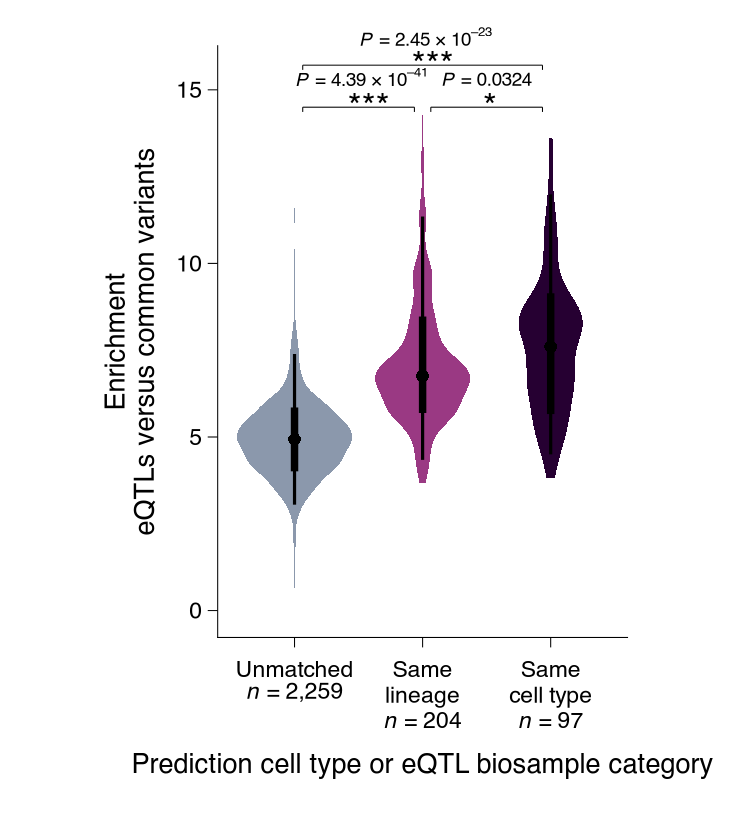

Write R code to recreate this figure.
# Fig 5b — enrichment of eQTLs in scE2G-Multiome predictions when the prediction cell type is unmatched,
# in the same lineage or the same cell type as the eQTL biosample. Violins with a ggdist-style point
# interval and stacked comparison brackets.
#
# Measured from the published vector panel (Fig. 5 is printed at 95 %; sizes here are the 100 % design
# values, i.e. measured / 0.95):
#   panel   : 34.7 x 50.1 mm; y 0-15.5 with the default 5 % expansion, breaks every 5; x slots 1-3 with the
#             default 0.6 discrete padding, ticks but no tick labels (labels are drawn as three text rows);
#   violins : fills #8B98AC / #9A3983 / #260032, no outline; outlines digitised to figures/data/fig5b_violins.csv;
#   interval: black; 95 % line 0.77 pt, 66 % line 1.79 pt, median dot 3.05 pt (values digitised below);
#   brackets: 0.25 pt black with 1.1 pt down-ticks; stars 8.5 pt below, P values 4.5 pt above (plotmath superscripts for the exponents).
#
#   Rscript figures/fig5b_violin.R   # -> figures/fig5b_violin.{pdf,png}
suppressPackageStartupMessages({ library(ggplot2); library(dplyr); library(patchwork) })
source("R/theme_sce2g.R")
S <- sce2g$type$size_pt
txt <- function(size = S$tick_label) size / .pt
u <- 1 / 7.911                                            # data units per printed pt (for label offsets)

violins <- read.csv("figures/data/fig5b_violins.csv")
cols <- c("#8B98AC", "#9A3983", "#260032")                # unmatched, same lineage, same cell type
pi <- tibble(cat = 1:3, lo95 = c(3.05, 4.34, 4.50), hi95 = c(7.39, 11.35, 11.99),
             lo66 = c(4.01, 5.69, 5.66), hi66 = c(5.85, 8.47, 9.14), med = c(4.93, 6.76, 7.60))
br <- tibble(x = c(1.064, 1.064, 2.064), xend = c(1.936, 2.936, 2.936), y = c(14.50, 15.71, 14.50))
lab <- function(x, y, label, size = S$tick_label, ...) annotate("text", x = x, y = y, label = label, size = txt(size), family = sce2g_font, vjust = 0, ...)

p <- ggplot() +
  geom_polygon(data = violins, aes(x, y, group = cat, fill = factor(cat))) +
  scale_fill_manual(values = cols, guide = "none") +
  geom_linerange(data = pi, aes(x = cat, ymin = lo95, ymax = hi95), linewidth = pt_mm(0.77)) +
  geom_linerange(data = pi, aes(x = cat, ymin = lo66, ymax = hi66), linewidth = pt_mm(1.79)) +
  geom_point(data = pi, aes(cat, med), size = 3.05 / .pt / 0.75, stroke = 0, shape = 16) +
  geom_segment(data = br, aes(x = x, xend = xend, y = y, yend = y), linewidth = pt_mm(sce2g$stroke_pt$bracket)) +
  geom_segment(data = br, aes(x = x, xend = x, y = y, yend = y - 0.136), linewidth = pt_mm(sce2g$stroke_pt$bracket)) +
  geom_segment(data = br, aes(x = xend, xend = xend, y = y, yend = y - 0.136), linewidth = pt_mm(sce2g$stroke_pt$bracket)) +
  # stars below each bracket, P values above (positions measured; hjust = 0 at the run start as printed)
  lab(1.416, 14.19, "***", 8.5, hjust = 0) + lab(1.916, 15.40, "***", 8.5, hjust = 0) + lab(2.472, 14.19, "*", 8.5, hjust = 0) +
  lab(1.504, 16.27, "italic(P)*' = 2.45 × '*10^'–23'", S$annotation, hjust = 0, parse = TRUE) +
  lab(1.004, 15.11, "italic(P)*' = 4.39 × '*10^'–41'", S$annotation, hjust = 0, parse = TRUE) +
  lab(2.143, 15.12, "italic(P)*' = 0.0324'", S$annotation, hjust = 0, parse = TRUE) +
  # category labels: up to three rows under the axis, 5.9 pt apart
  lab(1, -1.913, "Unmatched") + lab(1, -2.656, "italic(n)*' = 2,259'", parse = TRUE) +
  lab(2, -1.913, "Same") + lab(2, -2.656, "lineage") + lab(2, -3.383, "italic(n)*' = 204'", parse = TRUE) +
  lab(3, -1.913, "Same") + lab(3, -2.656, "cell type") + lab(3, -3.383, "italic(n)*' = 97'", parse = TRUE) +
  lab(2, -4.68, "Prediction cell type or eQTL biosample category", S$axis_title) +
  scale_x_continuous(breaks = 1:3) + scale_y_continuous(breaks = seq(0, 15, 5)) +
  coord_cartesian(xlim = c(0.4, 3.6), ylim = c(-0.775, 16.27), expand = FALSE, clip = "off") +
  labs(x = NULL, y = "Enrichment\neQTLs versus common variants") +
  theme_sce2g() + theme(axis.text.x = element_blank(), plot.margin = margin(6, 4, 38, 4))

fig <- p + plot_layout(widths = unit(34.7, "mm"), heights = unit(50.1, "mm"))   # panel size measured from the paper
save_panel(fig, "figures/fig5b_violin.pdf", width_mm = 62, height_mm = 70)
save_panel(fig, "figures/fig5b_violin.png", width_mm = 62, height_mm = 70)
cat("wrote figures/fig5b_violin.{pdf,png}\n")
